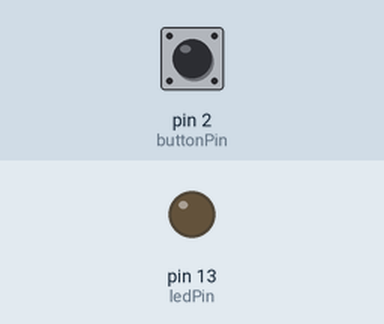
A sketch run on a simulated Arduino Uno, built with avr-gcc and run on an emulated ATmega328P. Parts: output pins drawn as LEDs (lit = HIGH). The test bench sets the inputs (shaded band); at power-on: pin 2 (buttonPin) LOW.

Above: at 1.2 s.
1.3 s: pin 2 (buttonPin) pulled HIGH for 0.15 s
At 2.5 s:
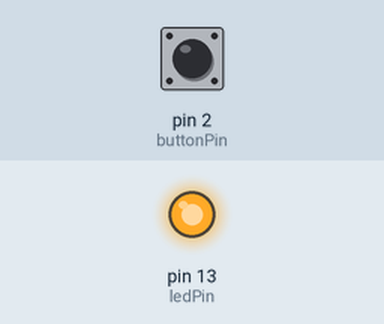
2.9 s: pin 2 (buttonPin) pulled HIGH for 1 s
At 4.0 s:
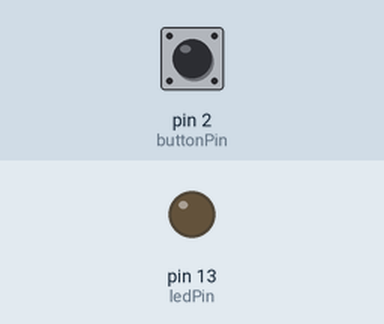
5.4 s: pin 2 (buttonPin) pulled HIGH for 3.2 s
At 5.9 s:
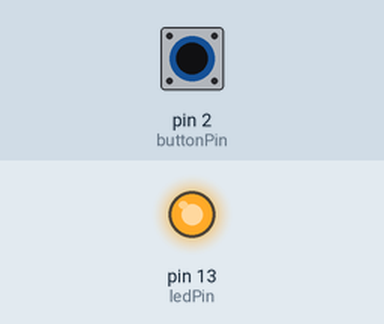
Timing chart, 0 to 8.4 s (numbered marks = the images above; inputs shaded):
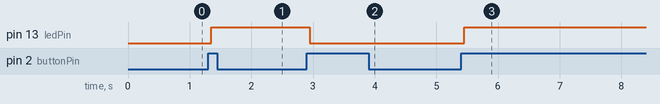

The sketch:

tutorial_button.ino
```cpp
int ledPin = 13;
int buttonPin = 2;
int ledState = LOW;
int buttonState;
int lastButtonState = LOW;

long lastDebounceTime = 0;
long debounceDelay = 50;

void setup() {
  pinMode(ledPin, OUTPUT);
  pinMode(buttonPin, INPUT);


  digitalWrite(ledPin, ledState);
}

void loop() {

  int reading = digitalRead(buttonPin);

  long currentTimeMillis = millis();

  if (reading != lastButtonState) {
    lastDebounceTime = currentTimeMillis;
  }

  if ((currentTimeMillis - lastDebounceTime) > debounceDelay) {
    if (reading != buttonState) {
      buttonState = reading;

      if (buttonState == HIGH) {
        ledState = !ledState;
      }
    }
  }

    digitalWrite(ledPin, ledState);

    lastButtonState = reading;
}
```

Measured:
- after the input at 1.3 s, pin 13 (ledPin): LOW → HIGH after 0.05 s
- after the input at 2.9 s, pin 13 (ledPin): HIGH → LOW after 0.05 s
- after the input at 5.4 s, pin 13 (ledPin): LOW → HIGH after 0.05 s
